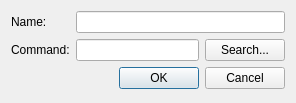
<?xml version="1.0" encoding="UTF-8"?>
<ui version="4.0">
 <class>AutoStartEdit</class>
 <widget class="QDialog" name="AutoStartEdit">
  <property name="geometry">
   <rect>
    <x>0</x>
    <y>0</y>
    <width>296</width>
    <height>103</height>
   </rect>
  </property>
  <property name="windowTitle">
   <string>Edit</string>
  </property>
  <layout class="QGridLayout" name="gridLayout">
   <item row="0" column="0">
    <widget class="QLabel" name="label">
     <property name="text">
      <string>Name:</string>
     </property>
    </widget>
   </item>
   <item row="1" column="2">
    <widget class="QPushButton" name="browseButton">
     <property name="text">
      <string>Search...</string>
     </property>
    </widget>
   </item>
   <item row="2" column="0" colspan="3">
    <widget class="QDialogButtonBox" name="buttonBox">
     <property name="orientation">
      <enum>Qt::Horizontal</enum>
     </property>
     <property name="standardButtons">
      <set>QDialogButtonBox::Cancel|QDialogButtonBox::Ok</set>
     </property>
    </widget>
   </item>
   <item row="0" column="1" colspan="2">
    <widget class="QLineEdit" name="nameEdit"/>
   </item>
   <item row="1" column="0">
    <widget class="QLabel" name="label_3">
     <property name="text">
      <string>Command:</string>
     </property>
    </widget>
   </item>
   <item row="1" column="1">
    <widget class="QLineEdit" name="commandEdit"/>
   </item>
  </layout>
 </widget>
 <tabstops>
  <tabstop>nameEdit</tabstop>
  <tabstop>commandEdit</tabstop>
  <tabstop>buttonBox</tabstop>
  <tabstop>browseButton</tabstop>
 </tabstops>
 <resources/>
 <connections>
  <connection>
   <sender>buttonBox</sender>
   <signal>accepted()</signal>
   <receiver>AutoStartEdit</receiver>
   <slot>accept()</slot>
   <hints>
    <hint type="sourcelabel">
     <x>254</x>
     <y>96</y>
    </hint>
    <hint type="destinationlabel">
     <x>157</x>
     <y>102</y>
    </hint>
   </hints>
  </connection>
  <connection>
   <sender>buttonBox</sender>
   <signal>rejected()</signal>
   <receiver>AutoStartEdit</receiver>
   <slot>reject()</slot>
   <hints>
    <hint type="sourcelabel">
     <x>322</x>
     <y>96</y>
    </hint>
    <hint type="destinationlabel">
     <x>286</x>
     <y>102</y>
    </hint>
   </hints>
  </connection>
 </connections>
</ui>
